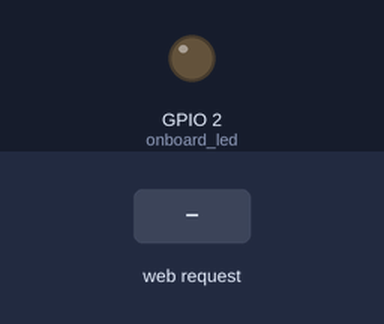
The sketch below on a simulated ESP8266 (NodeMCU). Shown: output pins drawn as LEDs (lit = HIGH). Inputs (shaded band) come from the test bench. WiFi joins after 1.5 s; servers stay silent unless stated; storage starts empty; random numbers use the default seed unless the sketch sets one; what the sketch prints to the serial monitor is not drawn.

Above: at 2.7 s.
2.8 s: HTTP request GET / received
At 3.5 s:
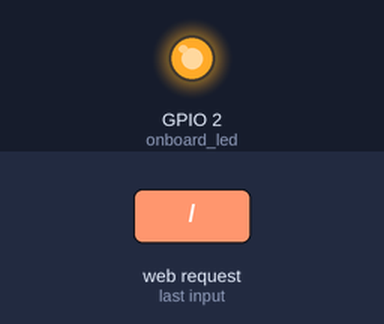
4.3 s: HTTP request GET /CombineStringInCode received
5.8 s: HTTP request GET /ReadSPIFFSServerReplace received
Timing chart, 0 to 8.8 s (numbered marks = the images above; inputs shaded):
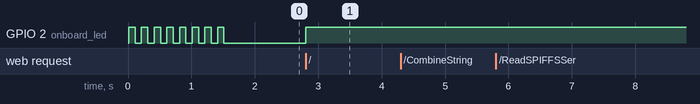

Measured:
- after the input at 2.8 s, GPIO 2 (onboard_led): LOW → HIGH at once

The sketch:

ESP8266_SPIFFS_webserv_play.ino
```cpp
#define onboard_led 2

const char* ssid     = "Your-SSID";
const char* password = "Your-Password";

#include <ESP8266WebServer.h>
ESP8266WebServer server (80);

#include "FS.h" //file system

#define TABLE_WIDTH 3
#define TABLE_HEIGHT 10
long data[TABLE_WIDTH][TABLE_HEIGHT] =  {};

void UpdateRandomData()
{
  for (byte i=0; i<TABLE_HEIGHT; i++)
  for (byte j=0; j<TABLE_WIDTH;  j++)
    {
     switch (j)
          {
          case 0:  data[j][i] = i+1; break;
          case 1:  data[j][i] = random(-100, 100); break;
          default: data[j][i] = random(100, 999); break;
          }
    }
}

void setup()
{
Serial.begin(115200);
delay(10);
//
pinMode(onboard_led, OUTPUT ); //led
digitalWrite(onboard_led, HIGH); //off
//wifi
WiFi.begin(ssid, password);
Serial.println();
while (WiFi.status() != WL_CONNECTED)
  {
  delay(100);
  Serial.print(".");
  digitalWrite(onboard_led, !digitalRead(onboard_led) ); //led invert
  }
Serial.print("\nWiFi connected with ip: ");
Serial.println(WiFi.localIP());
//web-server
server.on ("/", handleRoot);
server.onNotFound (handleNotFound);
server.on("/CombineStringInCode", handleCombineStringInCode);
server.on("/ReadSPIFFSServerReplace", handleReadSPIFFSServerReplace);
server.on("/ReadSPIFFSClientReplaceJS", handleReadSPIFFSClientReplaceJS);
server.on("/favicon.ico", handle_favicon);
server.begin();
Serial.println ("HTTP server started");
SPIFFS.begin();
}

void loop()
{
  server.handleClient(); //check httpserver
}

void handleRoot()
{
  Serial.print("handleRoot() ");
  digitalWrite(onboard_led, LOW); //on
  long _a = millis();

  if (SPIFFS.exists("/index.html"))
    {// If the file exists
      File file = SPIFFS.open("/index.html", "r");
      size_t sent = server.streamFile(file, "text/html");
      file.close();
    }
     else server.send(404, "text/plain", "404: File NOT FOUND!");

  long _b = millis() - _a;
  digitalWrite(onboard_led, HIGH); //off
  Serial.printf("\tTakes %dmS\n", _b);
}

void handleNotFound()
{
  Serial.print("handleNotFound() ");
  Serial.print( server.uri() );
  digitalWrite(onboard_led, LOW); //on

  long _a = millis();
  server.send(200, "text/plain", "handleNotFound");
  long _b = millis() - _a;
  digitalWrite(onboard_led, HIGH); //off
  Serial.printf("\tTakes %dmS\n", _b);
}

void handleCombineStringInCode()
{
  Serial.print("handleCombineStringInCode() ");
  UpdateRandomData();
  digitalWrite(onboard_led, LOW); //on
  long _a = millis();

  String http_resp = "<html>\n <head>\n <title> ESP8266 #2 </title>\n</head>\n <body>\n";
  http_resp = http_resp + "Combine page in code as String.\n";
  http_resp = http_resp + "<table border='1'>\n <tr>\n <th BGCOLOR='#e0e0e0'>Row#</th>\n";
  http_resp = http_resp + " <th BGCOLOR='#e0e0e0'>Header 2</th>\n";
  http_resp = http_resp + " <th BGCOLOR='#e0e0e0'>Header 3</th>\n </tr>\n";
  ///////////////////
  for (byte i=0; i<TABLE_HEIGHT; i++)
    {
    http_resp=http_resp+ "<tr>\n";
    for (byte j=0; j<TABLE_WIDTH; j++)
      {
      http_resp=http_resp+ " <td align='center'>" + String(data[j][i]) + "</td>\n";
      }
    http_resp=http_resp+ "</tr>\n";
    };
  http_resp=http_resp+ "</table>\n";
  http_resp=http_resp+ "</body>\n</html>\n";

  server.send(200, "text/html", http_resp );

  long _b = millis() - _a;
  digitalWrite(onboard_led, HIGH); //off
  Serial.printf("\tTakes %dmS\n", _b);
}


void handleReadSPIFFSServerReplace()
{
  Serial.print("handleReadSPIFFSServerReplace() ");
  UpdateRandomData();
  digitalWrite(onboard_led, LOW); //on
  long _a = millis();

  if (SPIFFS.exists("/page1.html"))
    {// If the file exists
      File file = SPIFFS.open("/page1.html", "r");
      //size_t sent = server.streamFile(file, "text/html");

      String Str1;
      String s;
      Str1 = file.readString();

      //  replacements
      for (byte i=0; i<TABLE_HEIGHT; i++)
      for (byte j=0; j<TABLE_WIDTH; j++)
       {
        s=String( "%DATA" + String(i+1) + "_" + String(j+1) + "%" ); //combine template
        Str1.replace(s, String( data[j][i] ) );  //replace
       }

      server.send(200, "text/html", Str1 );
      file.close();
    }
     else server.send(404, "text/plain", "404: File NOT FOUND!");

  long _b = millis() - _a;
  digitalWrite(onboard_led, HIGH); //off
  Serial.printf("\tTakes %dmS\n", _b);
}

void handleReadSPIFFSClientReplaceJS()
{
  Serial.print("handleReadSPIFFSClientReplaceJS() ");
  UpdateRandomData();
  digitalWrite(onboard_led, LOW); //on
  long _a = millis();

  if (SPIFFS.exists("/page2-JS.html"))
    {// If the file exists
      File file = SPIFFS.open("/page2-JS.html", "r");
      String Str1 = file.readString();
      // prepare data string  for replacement
      String s = "[";
      for (byte i=0; i<TABLE_HEIGHT; i++)
        {
        s = s + "[";
        for (byte j=0; j<TABLE_WIDTH; j++)
         {
         s = s + String(data[j][i]) + ",";   //combine data string
         }
        s = s + "],";
        }
      s = s + "]";
      Str1.replace("%DATA%", s );  //replace
      server.send(200, "text/html", Str1 );
      file.close();
    }
     else server.send(404, "text/plain", "404: File NOT FOUND!");

  long _b = millis() - _a;
  digitalWrite(onboard_led, HIGH); //off
  Serial.printf("\tTakes %dmS\n", _b);
}

void handle_favicon()
{
  /*  takes long time, removed for demo.
  Serial.print("handle favicon.ico");
  long _a = millis();

  if (SPIFFS.exists("/favicon.ico"))
    {// If the file exists
      File file = SPIFFS.open("/favicon.ico", "r");                 // Open it
      size_t sent = server.streamFile(file, "image/x-icon"); // And send it to the client
      file.close();                                       // Then close the file again

    }
     else server.send(404, "text/plain", "404: File NOT FOUND!"); // otherwise, respond with a 404 (Not Found) error

  long _b = millis() - _a;
  Serial.printf("\tTakes %dmS\n", _b);
  */
}
```
